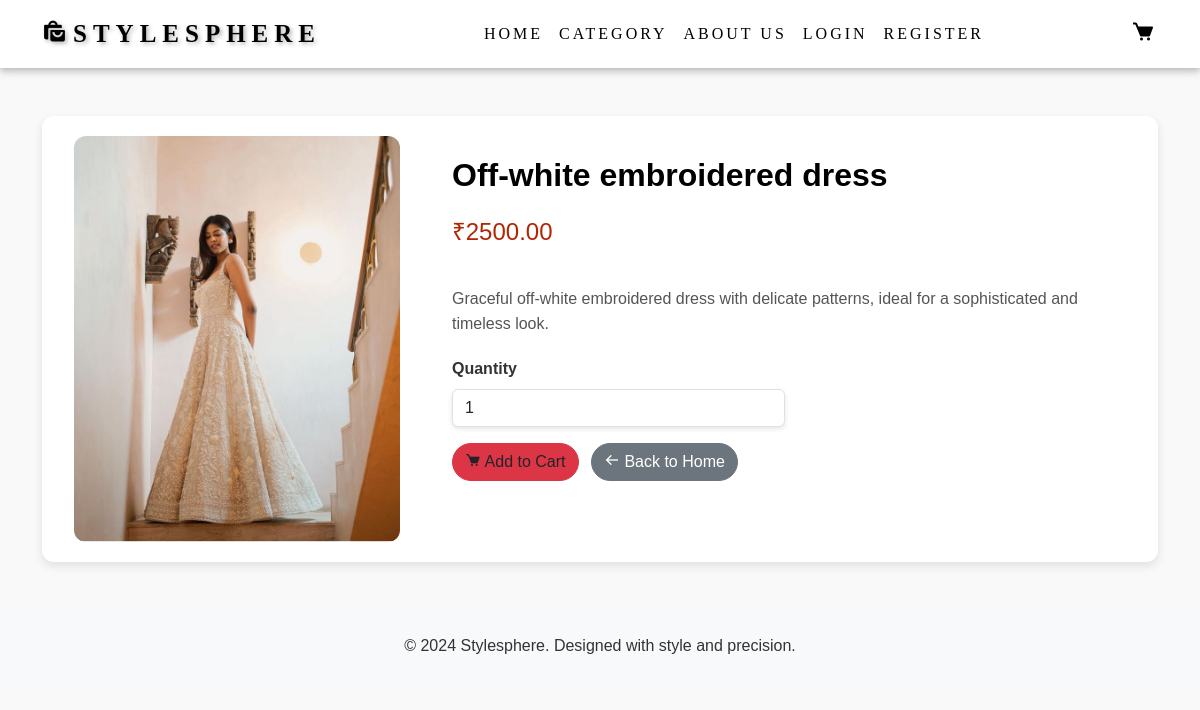
The page /viewmorepage/14 on the database its author committed.
### styleapp/models.py (models this page shows, shortened)
class Clothes(models.Model):
    name = models.CharField(max_length=255)
    description = models.TextField()
    price = models.DecimalField(max_digits=10, decimal_places=2)
    stock = models.IntegerField(default=100)
    category = models.ForeignKey(Category, on_delete=models.CASCADE)
    image = models.ImageField(upload_to='clothes_images/')

### styleapp/views.py (the view)
# urls.py: path('viewmorepage/<int:a>',views.viewmorepage,name='viewmorepage'),
def viewmorepage(request,a):
    if request.user.is_authenticated:
        current = request.user.id
        user_det = User.objects.get(id=current)
        cloth = Clothes.objects.get(id=a)
        return render(request,"viewmore.html",{'User':user_det,'cloths':cloth})
    else:
        cloth = Clothes.objects.get(id=a)
        return render(request,"viewmore.html",{'cloths':cloth})

### templates/viewmore.html (shortened to what this page needs)
<!DOCTYPE html>
<html lang="en">
<head>
    {% load static %}
    <link href="https://cdnjs.cloudflare.com/ajax/libs/bootstrap/5.3.0/css/bootstrap.min.css" rel="stylesheet">
    <link href="https://unpkg.com/boxicons@2.1.4/css/boxicons.min.css" rel="stylesheet">
    <link rel="stylesheet" href="{% static 'css/viewmore.css' %}">
</head>
<body>
    <header style="background-color: rgb(255, 255, 255);">
        <nav class="navbar navbar-expand-lg navbar-light bg-white shadow-sm">
            <div class="container">
                <a href="{% url 'index' %}" class="navbar-brand logo" style="text-decoration: none; color: black;"><i class='bx bxs-shopping-bags' style="font-size: 25px;"></i>Stylesphere</a>
                {% if User %}
                    <div class="collapse navbar-collapse" id="navbarNav">
                        <ul class="navbar-nav mx-auto">
                            <li class="nav-item"><a href="{% url 'index' %}" class="nav-link" style="color: black;">Home</a></li>
                            <li class="nav-item"><a href="{% url 'categorypage' %}" class="nav-link" style="color: black;">Category</a></li>
                            <li class="nav-item"><a href="{% url 'about' %}" class="nav-link" style="color: black;">About Us</a></li>
                            <li class="nav-item"><a href="{% url 'logout_user' %}" class="nav-link" style="color: black;">Logout</a></li>
                        </ul>
                        <div class="d-flex">
                            <a href="#" class="nav-link" style="color: black; font-size: 1.5em;padding-right: 15px;text-decoration: none;">Welcome {{ User.first_name }}<i class="bx bxs-user"></i></a>
                            <a href="{% url 'cart_view' %}" class="nav-link" style="color: black; font-size: 1.5em;"><i class="bx bxs-cart"></i></a>
                        </div>
                    </div>
                {% else %}
                    <div class="collapse navbar-collapse" id="navbarNav">
                        <ul class="navbar-nav mx-auto">
                            <li class="nav-item"><a href="{% url 'index' %}" class="nav-link" style="color: black;">Home</a></li>
                            <li class="nav-item"><a href="{% url 'categorypage' %}" class="nav-link" style="color: black;">Category</a></li>
                            <li class="nav-item"><a href="{% url 'about' %}" class="nav-link" style="color: black;">About Us</a></li>
                            <li class="nav-item"><a href="{% url 'signin' %}" class="nav-link" style="color: black;">Login</a></li>
                            <li class="nav-item"><a href="{% url 'signup' %}" class="nav-link" style="color: black;">Register</a></li>
                        </ul>
                        <div class="d-flex">
                            <a href="{% url 'cart_view' %}" class="nav-link" style="color: black; font-size: 1.5em;"><i class="bx bxs-cart"></i></a>
                        </div>
                    </div>
                {% endif %}
            </div>
        </nav>
    </header>
    <main class="container py-5">
        <div class="row product-container">
            <div class="col-md-6 product-image">
                <img src="{{ cloths.image.url }}" alt="{{ cloths.name }}" class="img-fluid">
            </div>
            <div class="col-md-6 product-details">
                <h1 class="product-title">{{ cloths.name }}</h1>
                <p class="product-price">₹{{ cloths.price }}</p>
                <p class="product-description">{{ cloths.description }}</p>
                <form method="post" action="{% url 'add_to_cart' cloths.id %}">
                    <div class="mb-3">
                        <label for="quantity-input" class="form-label fw-bold">Quantity</label>
                        <input type="number" id="quantity-input" name="quantity" class="form-control w-50" min="1" value="1">
                    </div>
                    <button type="submit" class="btn btn-danger text-dark me-2">
                        <i class="bx bxs-cart"></i> Add to Cart
                    </button>
                    <a href="{% url 'index' %}" class="btn btn-secondary">
                        <i class="bx bx-arrow-back"></i> Back to Home
                    </a>
                </form>
            </div>
        </div>
    </main>
    <footer class="bg-light text-center py-4">
        <p class="mb-0">&copy; 2024 Stylesphere. Designed with style and precision.</p>
    </footer>
</body>
</html>

### static/css/viewmore.css (style rules this page uses)
body { font-family: 'Arial', sans-serif; color: #333; background-color: #f9f9f9; }
header { background-color: rgb(170, 23, 23); color: black; padding: 0px 0; text-align: center; font-family: 'Playfair Display', serif; letter-spacing: 3px; text-transform: uppercase; box-shadow: 0 4px 8px rgba(0, 0, 0, 0.2); }
.logo { font-family: 'Playfair Display', serif; font-size: 50px; font-weight: 700; color: black; letter-spacing: 6px; text-transform: uppercase; text-shadow: 2px 2px 4px rgba(0, 0, 0, 0.3); text-decoration: none; }
.navbar { display: flex; flex-direction: column; align-items: center; padding: 10px; background-color: rgba(0, 0, 0, 0.7); }
.product-container { background: #fff; border-radius: 12px; box-shadow: 0 4px 10px rgba(0, 0, 0, 0.1); overflow: hidden; margin: auto; display: flex; flex-wrap: wrap; padding: 20px; }
.product-image { width: 100%; max-width: 350px; height: auto; margin-right: 20px; }
.product-image img { width: 100%; height: auto; object-fit: cover; border-radius: 12px; }
.product-details { flex: 1; display: flex; flex-direction: column; padding: 20px; }
.product-title { font-size: 2em; font-weight: 600; color: #000; margin-bottom: 10px; }
.product-price { font-size: 1.5em; color: #b12704; margin-top: 10px; display: flex; align-items: center; }
.product-description { margin: 20px 0; color: #555; line-height: 1.6; }
.form-select, .form-control { border-radius: 6px; box-shadow: 0 2px 5px rgba(0, 0, 0, 0.1); }
.btn { border-radius: 25px; font-size: 1em; font-weight: 500; }

### templates/viewmore.html (style rules this page uses)
header { background-color: rgb(170, 23, 23); color: black; padding: 0px 0; text-align: center; font-family: 'Playfair Display', serif; letter-spacing: 3px; text-transform: uppercase; box-shadow: 0 4px 8px rgba(0, 0, 0, 0.2); }
.logo { font-family: 'Playfair Display', serif; font-size: 25px; font-weight: 700; color: black; letter-spacing: 6px; text-transform: uppercase; text-shadow: 2px 2px 4px rgba(0, 0, 0, 0.3); text-decoration: none; }
.navbar { display: flex; flex-direction: column; align-items: center; padding: 10px; background-color: rgba(0, 0, 0, 0.7); }

### rows shown on the page
Clothes: image (picture), name "Off-white embroidered dress", price "2500.00", description "Graceful off-white embroidered dress with delicate patterns, ideal for a sophisticated and timeless look."
